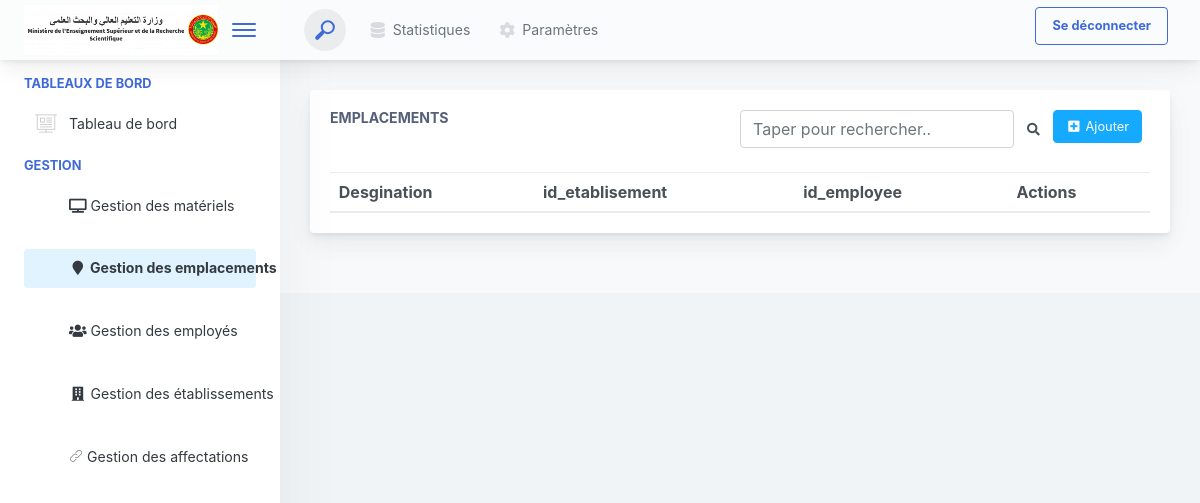
Before: /emplacement/ with the older database file.
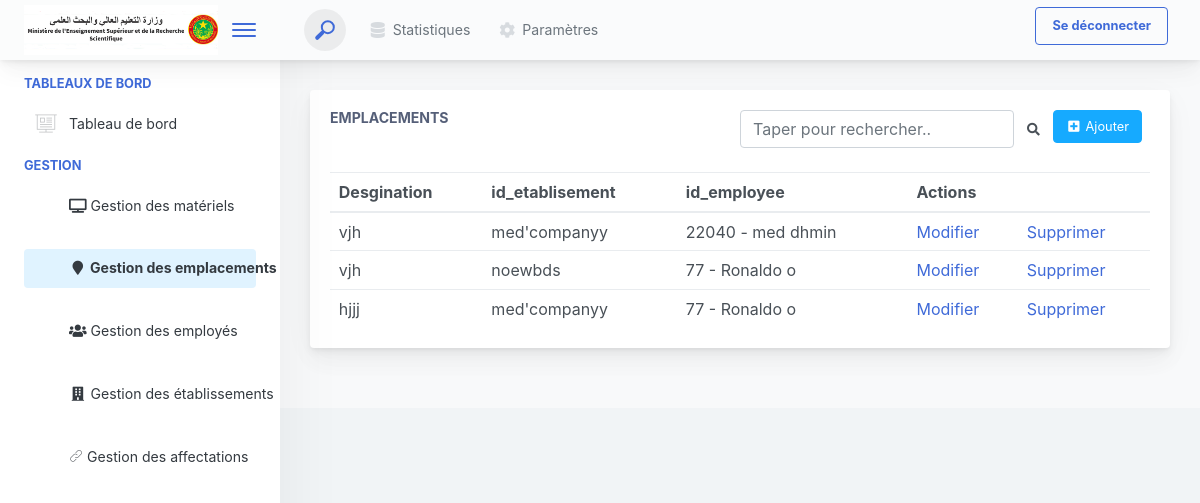
After: the same page with the newer database file.
### accounts/models.py (models this page shows, shortened)
class Emplacement(models.Model):
    designation = models.CharField(max_length=200)
    id_etablissement = models.ForeignKey(Etablissement, on_delete=models.CASCADE)
    id_employee = models.ForeignKey(Employee, on_delete=models.CASCADE)

class Etablissement(models.Model):
    nom_etablissement = models.CharField(max_length=200, unique=True)
    def __str__(self):
        return self.nom_etablissement

class Employee(models.Model):
    matricule = models.CharField(max_length=50, unique=True)
    nom = models.CharField(max_length=100)
    prenom = models.CharField(max_length=100)
    date_naiss = models.DateField()
    lieu_naiss = models.CharField(max_length=100)
    grade = models.CharField(max_length=50)
    def __str__(self):
        return f"{self.matricule} - {self.nom} {self.prenom}"

### GestionVentes/views.py (the view)
# urls.py: path('emplacement/', views.emplacement, name="emplacement"),
def emplacement(request):
    all_emplacement= Emplacement.objects.all()
    return render(request,"emplacements/index.html",{"emplacements": all_emplacement,"navbar":'emplacement'})

### GestionVentes/templates/emplacements/index.html (shortened to what this page needs)
{% extends 'navbar.html' %}
{% block content %}
  <div class="app-main__inner">
    <div class="app-page-title">
      <div class="row">
        <div class="col-lg-12">
          <div class="main-card mb-3 card">
            <div class="card-body">
              <div style="display: flex ; justify-content: space-between;">
                <div>
                  <h5 class="card-title">Emplacements </h5>
                </div>
                <div style="display: flex ; justify-content: space-between;">
                  <div style="display: flex ; justify-content: space-between;" >
                    <input class="form-control"   type="text" id="myInput" onkeyup="myFunction()" placeholder="Taper pour rechercher..">
                    <button class="btn" type="submit"><i class="fa fa-search"></i></button>
                  </div>
                  <div>
                    <a href="{% url 'add_emplacement' %}" class="mb-2 mr-2 btn btn-info"><i class="fa fa-fw" aria-hidden="true" title="Copier pour utiliser plus-square"></i> Ajouter </a>
                  </div>
                </div>
              </div>
              <br>
              <table class="mb-0 table" id="myTable">
                <thead>
                  <tr>
                    <th>Desgination</th>
                    <th>id_etablisement</th>
                    <th>id_employee</th>
                    <th colspan="2" >Actions</th>
                  </tr>
                </thead>
                <tbody>
                  {% for i in emplacements %}
                  <tr>
                    <td>{{i.designation}}</td>
                    <td>{{i.id_etablissement}}</td>
                    <td>{{i.id_employee}}</td>
                    <td>
                      <a class='button' href="/edit_employe/{{i.id}}">Modifier</a>
                    </td>
                    <td>
                      <a class='button' href="/delete_employe/{{i.id}}">Supprimer</a>
                    </td>
                  </tr>
                  {% endfor %}
                </tbody>
              </table>
            </div>
          </div>
        </div>
      </div>
    </div>
  </div>
{% endblock %}

Changed rows visible on the page:
added Emplacement: designation "vjh", id_etablissement "med'companyy", id_employee "22040 - med dhmin"
added Emplacement: designation "vjh", id_etablissement "noewbds", id_employee "77 - Ronaldo o"
added Emplacement: designation "hjjj", id_etablissement "med'companyy", id_employee "77 - Ronaldo o"
